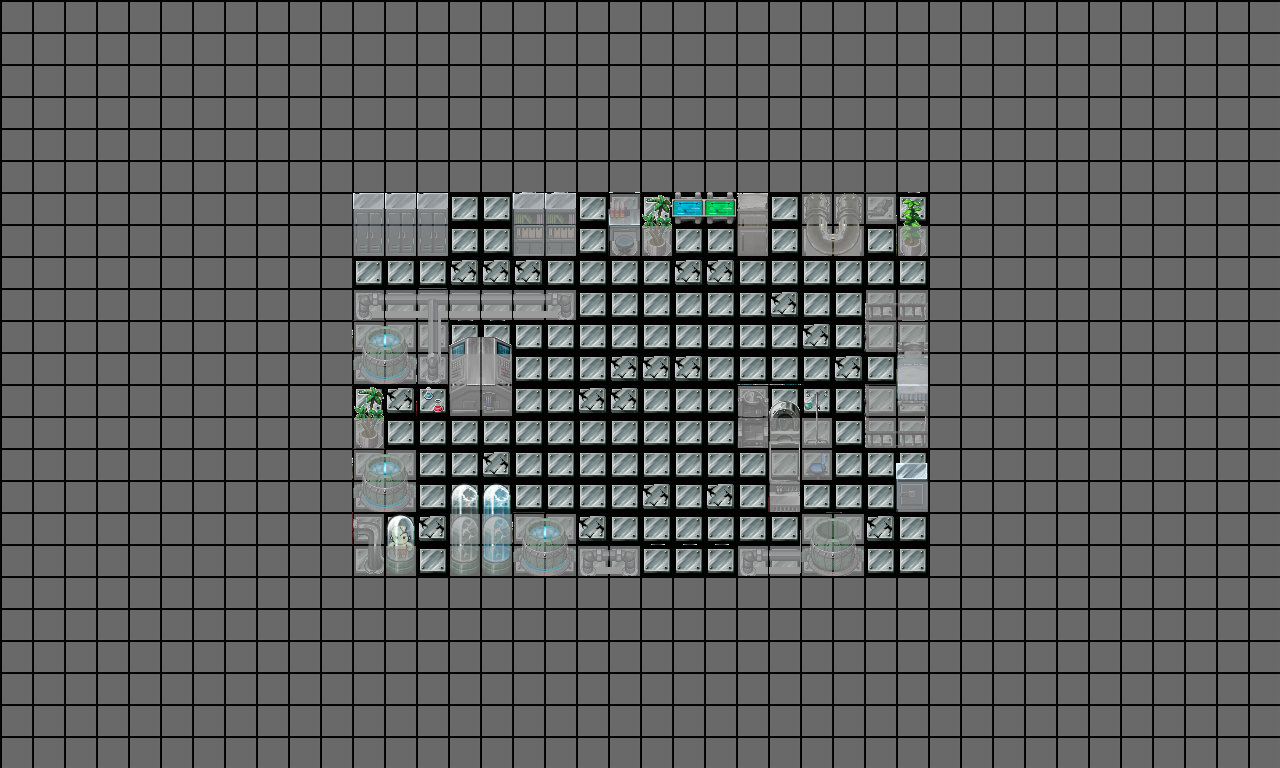

This is a level from a 2D game, rendered from its Tiled map with the project's own tilesets. A one-line summary and the map file follow, with tile-layer data summarised:
An orthogonal 40x24 tile map with 32x32 px tiles, 3 tile layers (Tile Layer 1, Tile Layer 2, Collision), 4 tilesets.

<map version="1.0" orientation="orthogonal" width="40" height="24" tilewidth="32" tileheight="32">
 <tileset firstgid="1" name="lab" tilewidth="32" tileheight="32">
  <image source="lab.png" width="512" height="512" />
 </tileset>
 <tileset firstgid="257" name="lab2" tilewidth="32" tileheight="32">
  <image source="lab2.png" width="512" height="512" />
 </tileset>
 <tileset firstgid="513" name="lab3" tilewidth="32" tileheight="32">
  <image source="lab3.png" width="96" height="256" />
 </tileset>
 <tileset firstgid="537" name="lab4" tilewidth="32" tileheight="32">
  <image source="lab4.png" width="512" height="512" />
 </tileset>
 <layer name="Tile Layer 1" width="40" height="24">
  <data>[960 cells, 960 non-empty, 2 distinct tile ids]</data>
 </layer>
 <layer name="Tile Layer 2" width="40" height="24">
  <data>[960 cells, 558 non-empty, 73 distinct tile ids]</data>
 </layer>
 <layer name="Collision" width="40" height="24">
  <data>[960 cells, 829 non-empty, 4 distinct tile ids]</data>
 </layer>
</map>
